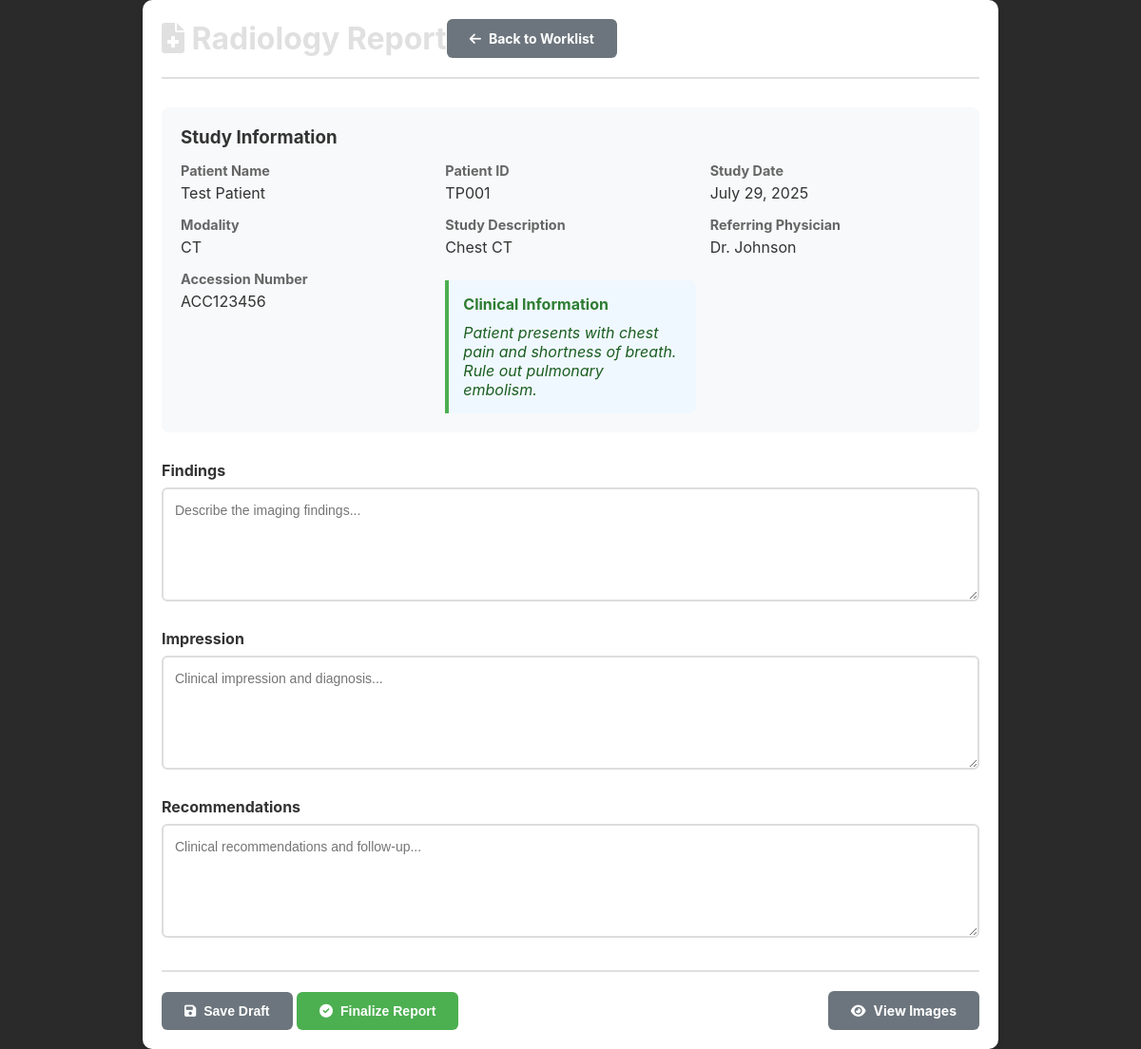
The app's page /worklist/study/1/report/ (signed in) with its own data.
### viewer/models.py (models this page shows, shortened)
class DicomStudy(models.Model):
    study_instance_uid = models.CharField(max_length=100, unique=True)
    patient_name = models.CharField(max_length=200)
    patient_id = models.CharField(max_length=100)
    study_date = models.DateField(null=True, blank=True)
    study_time = models.TimeField(null=True, blank=True)
    study_description = models.TextField(blank=True)
    modality = models.CharField(max_length=10)
    institution_name = models.CharField(max_length=200, blank=True)
    created_at = models.DateTimeField(auto_now_add=True)
    uploaded_by = models.ForeignKey(User, on_delete=models.CASCADE, null=True, blank=True)
    facility = models.ForeignKey(Facility, on_delete=models.SET_NULL, null=True, blank=True)
    clinical_info = models.TextField(blank=True)
    accession_number = models.CharField(max_length=50, blank=True)
    referring_physician = models.CharField(max_length=200, blank=True)
    class Meta:
        ordering = ['-created_at']

### worklist/views.py (the view)
# urls.py: path('study/<int:study_id>/report/', views.create_report, name='create_report'),
@login_required
def create_report(request, study_id):
    study = get_object_or_404(DicomStudy, id=study_id)
    if not (request.user.is_superuser or
            request.user.groups.filter(name='Radiologists').exists()):
        return JsonResponse({'error': 'Permission denied. Only radiologists and administrators can create reports.'}, status=403)
    if not (request.user.is_superuser or
            request.user.groups.filter(name='Radiologists').exists() or
            (hasattr(request.user, 'facility') and
             request.user.facility == study.facility)):
        return JsonResponse({'error': 'Access denied. You do not have permission to access this study.'}, status=403)
    if request.method == 'POST':
        data = json.loads(request.body)
        report, created = Report.objects.get_or_create(
            study=study,
            radiologist=request.user,
            defaults={
                'findings': data.get('findings', ''),
                'impression': data.get('impression', ''),
                'recommendations': data.get('recommendations', ''),
                'status': 'draft'
            }
        )
        if not created:
            report.findings = data.get('findings', report.findings)
            report.impression = data.get('impression', report.impression)
            report.recommendations = data.get('recommendations', report.recommendations)
        if data.get('finalize'):
            report.status = 'finalized'
            report.finalized_at = timezone.now()
            worklist_entries = WorklistEntry.objects.filter(study=study)
            for entry in worklist_entries:
                entry.status = 'completed'
                entry.save()
            if study.facility:
                facility_users = study.facility.staff.all()
                for user in facility_users:
                    Notification.objects.create(
                        recipient=user,
                        notification_type='report_ready',
                        title=f'Report Ready: {study.patient_name}',
                        message=f'The radiology report for {study.patient_name} is now available.',
                        related_study=study
                    )
        report.save()
        return JsonResponse({
            'success': True,
            'report_id': report.id,
            'status': report.status
        })
    else:
        if request.headers.get('Content-Type') == 'application/json' or request.headers.get('Accept') == 'application/json':
            try:
                report = Report.objects.filter(study=study).latest('created_at')
                return JsonResponse({
                    'findings': report.findings,
                    'impression': report.impression,
                    'recommendations': report.recommendations,
                    'status': report.status,
                    'radiologist': report.radiologist.get_full_name() or report.radiologist.username,
                    'created_at': report.created_at.isoformat(),
                    'finalized_at': report.finalized_at.isoformat() if report.finalized_at else None
                })
            except Report.DoesNotExist:
                return JsonResponse({})
        else:
            try:
                report = Report.objects.filter(study=study).latest('created_at')
            except Report.DoesNotExist:
                report = None
            context = {
                'study': study,
                'report': report,
                'is_radiologist': request.user.groups.filter(name='Radiologists').exists(),
                'is_admin': request.user.is_superuser
            }
            return render(request, 'worklist/report.html', context)

### templates/worklist/report.html (shortened to what this page needs)
<!DOCTYPE html>
<html lang="en">
<head>
    {% load static %}
    <link rel="stylesheet" href="{% static 'css/worklist.css' %}">
    <link rel="stylesheet" href="https://cdnjs.cloudflare.com/ajax/libs/font-awesome/6.0.0/css/all.min.css">
</head>
<body>
    <div class="report-container">
        <div class="report-header">
            <h1><i class="fas fa-file-medical"></i> Radiology Report</h1>
            <a href="/worklist/" class="btn btn-secondary">
                <i class="fas fa-arrow-left"></i> Back to Worklist
            </a>
        </div>
        <div class="study-info">
            <h3>Study Information</h3>
            <div class="info-grid">
                <div class="info-item">
                    <span class="info-label">Patient Name</span>
                    <span class="info-value">{{ study.patient_name }}</span>
                </div>
                <div class="info-item">
                    <span class="info-label">Patient ID</span>
                    <span class="info-value">{{ study.patient_id }}</span>
                </div>
                <div class="info-item">
                    <span class="info-label">Study Date</span>
                    <span class="info-value">{{ study.study_date }}</span>
                </div>
                <div class="info-item">
                    <span class="info-label">Modality</span>
                    <span class="info-value">{{ study.modality }}</span>
                </div>
                <div class="info-item">
                    <span class="info-label">Study Description</span>
                    <span class="info-value">{{ study.study_description|default:"N/A" }}</span>
                </div>
                <div class="info-item">
                    <span class="info-label">Referring Physician</span>
                    <span class="info-value">{{ study.referring_physician|default:"N/A" }}</span>
                </div>
                <div class="info-item">
                    <span class="info-label">Accession Number</span>
                    <span class="info-value">{{ study.accession_number|default:"N/A" }}</span>
                </div>
                {% if study.clinical_info %}
                <div class="info-item clinical-info">
                    <span class="info-label">Clinical Information</span>
                    <span class="info-value">{{ study.clinical_info }}</span>
                </div>
                {% endif %}
            </div>
        </div>
        <form id="report-form">
            <div class="form-group">
                <label for="findings">Findings</label>
                <textarea id="findings" name="findings" placeholder="Describe the imaging findings...">{% if report %}{{ report.findings }}{% endif %}</textarea>
            </div>
            <div class="form-group">
                <label for="impression">Impression</label>
                <textarea id="impression" name="impression" placeholder="Clinical impression and diagnosis...">{% if report %}{{ report.impression }}{% endif %}</textarea>
            </div>
            <div class="form-group">
                <label for="recommendations">Recommendations</label>
                <textarea id="recommendations" name="recommendations" placeholder="Clinical recommendations and follow-up...">{% if report %}{{ report.recommendations }}{% endif %}</textarea>
            </div>
            <div class="button-group">
                <div>
                    <button type="button" id="save-draft" class="btn btn-secondary">
                        <i class="fas fa-save"></i> Save Draft
                    </button>
                    <button type="button" id="finalize-report" class="btn btn-primary">
                        <i class="fas fa-check-circle"></i> Finalize Report
                    </button>
                </div>
                <div>
                    <a href="/viewer/study/{{ study.id }}/" class="btn btn-secondary">
                        <i class="fas fa-eye"></i> View Images
                    </a>
                </div>
            </div>
        </form>
    </div>
</body>
</html>

### static/css/worklist.css (style rules this page uses)
* { margin: 0; padding: 0; box-sizing: border-box; }
body { background-color: #2a2a2a; color: #e0e0e0; font-family: -apple-system, BlinkMacSystemFont, 'Segoe UI', Roboto, sans-serif; height: 100vh; overflow: hidden; }
.btn { padding: 6px 12px; border: none; border-radius: 4px; cursor: pointer; font-size: 12px; transition: all 0.3s ease; text-decoration: none; display: inline-flex; align-items: center; gap: 4px; }
.btn-secondary { background: #555; color: #fff; border: 1px solid #777; padding: 8px 12px; border-radius: 4px; cursor: pointer; font-size: 12px; }

### templates/worklist/report.html (style rules this page uses)
.report-container { max-width: 900px; margin: 0 auto; padding: 20px; background: white; border-radius: 10px; box-shadow: 0 4px 6px rgba(0,0,0,0.1); }
.report-header { display: flex; justify-content: between; align-items: center; margin-bottom: 30px; padding-bottom: 20px; border-bottom: 2px solid #e0e0e0; }
.study-info { background: #f8f9fa; padding: 20px; border-radius: 8px; margin-bottom: 30px; }
.study-info h3 { margin-top: 0; color: #333; }
.info-grid { display: grid; grid-template-columns: repeat(auto-fit, minmax(200px, 1fr)); gap: 15px; margin-top: 15px; }
.info-item { display: flex; flex-direction: column; }
.info-label { font-weight: bold; color: #666; font-size: 0.9em; margin-bottom: 5px; }
.info-value { color: #333; }
.clinical-info { background: #f0f8ff; border-left: 4px solid #4CAF50; padding: 15px; margin-top: 10px; border-radius: 0 8px 8px 0; }
.clinical-info .info-label { color: #2e7d32; font-weight: bold; font-size: 1em; }
.clinical-info .info-value { color: #1b5e20; font-style: italic; white-space: pre-wrap; margin-top: 5px; }
.form-group { margin-bottom: 25px; }
.form-group label { display: block; font-weight: bold; margin-bottom: 8px; color: #333; }
.form-group textarea { width: 100%; min-height: 120px; padding: 12px; border: 2px solid #ddd; border-radius: 6px; font-family: Arial, sans-serif; font-size: 14px; line-height: 1.5; resize: vertical; }
.button-group { display: flex; gap: 15px; justify-content: space-between; align-items: center; margin-top: 30px; padding-top: 20px; border-top: 2px solid #e0e0e0; }
.btn { padding: 12px 24px; border: none; border-radius: 6px; font-size: 14px; font-weight: bold; cursor: pointer; transition: all 0.3s ease; text-decoration: none; display: inline-flex; align-items: center; gap: 8px; }
.btn-primary { background: #4CAF50; color: white; }
.btn-secondary { background: #6c757d; color: white; }

### records on screen
DicomStudy: patient_name "Test Patient", patient_id "TP001", study_date "July 29, 2025", modality "CT", study_description "Chest CT", referring_physician "Dr. Johnson", accession_number "ACC123456", clinical_info "Patient presents with chest pain and shortness of breath. Rule out pulmonary embolism."
